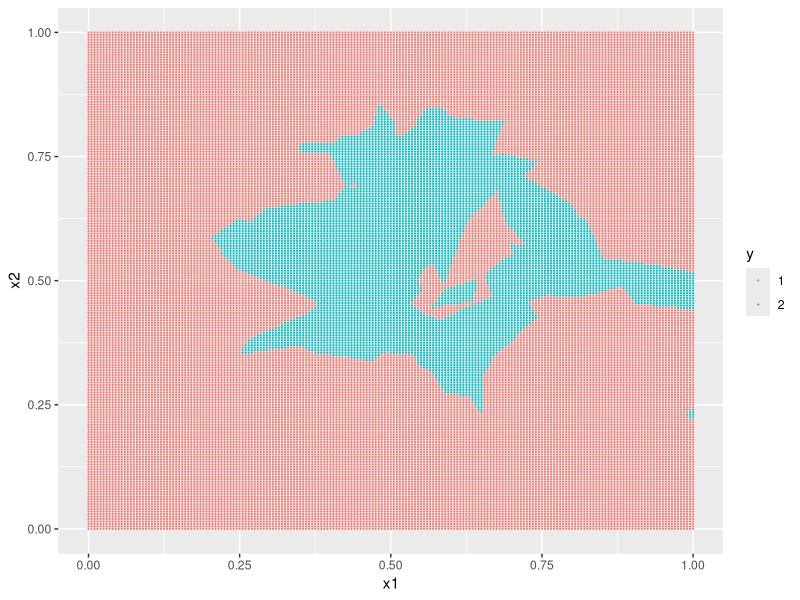
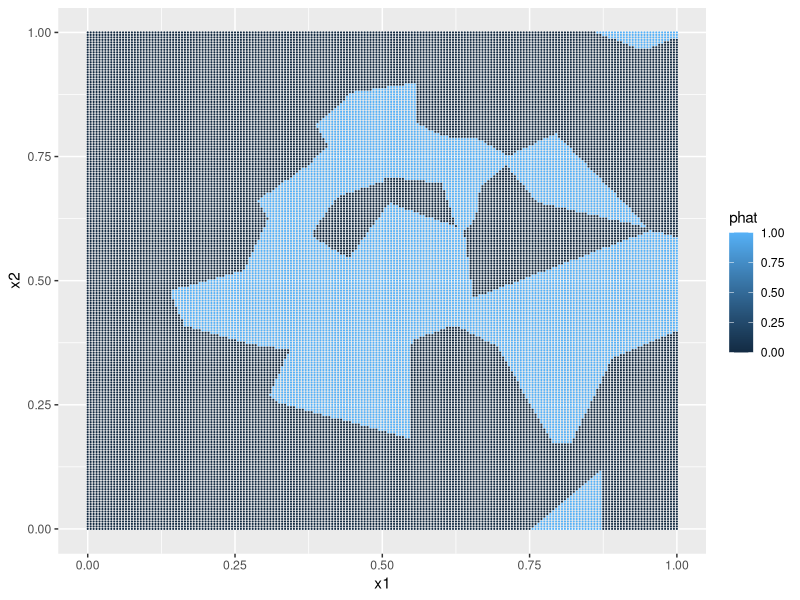
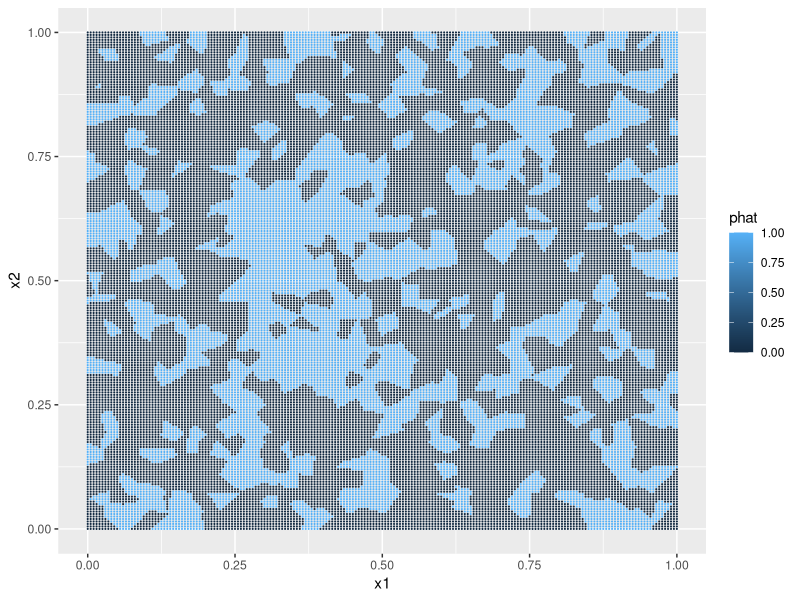
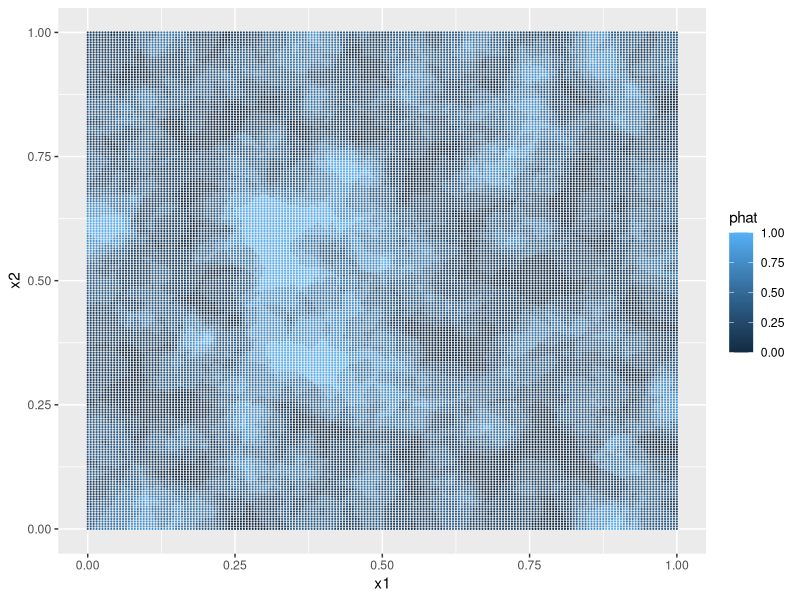
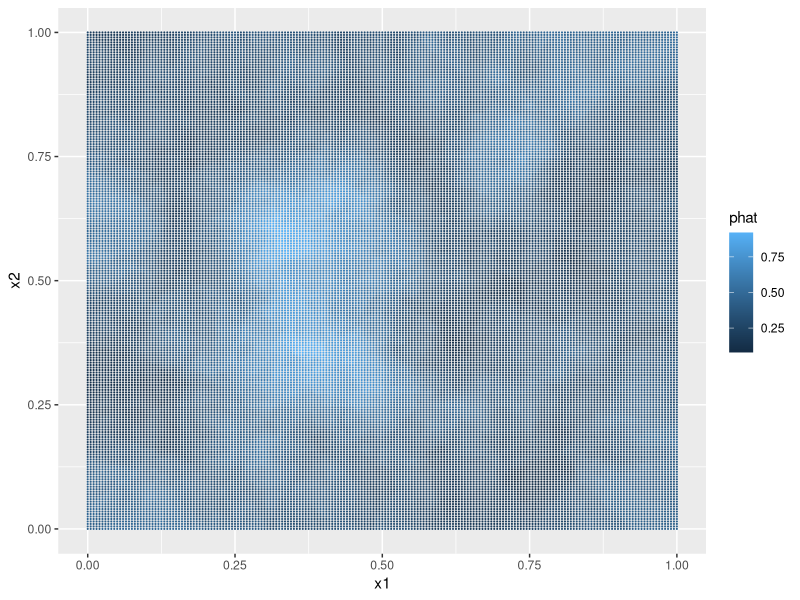
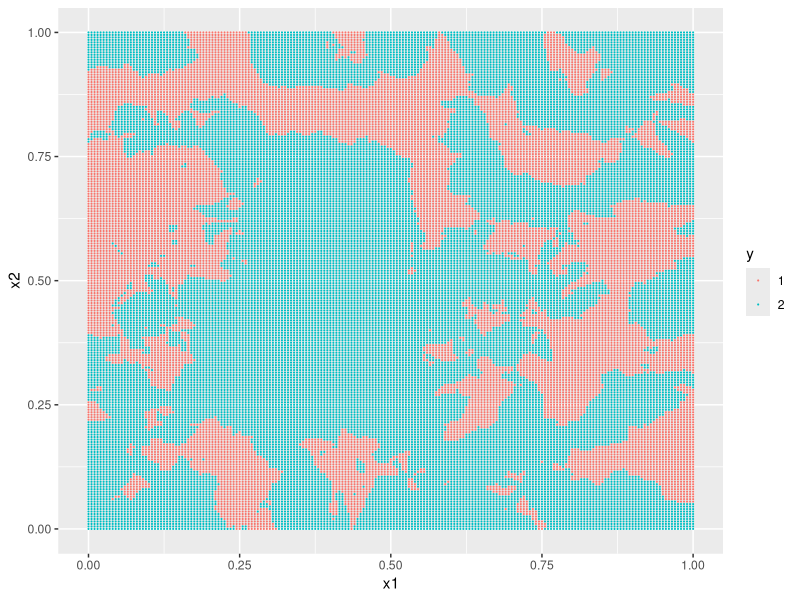
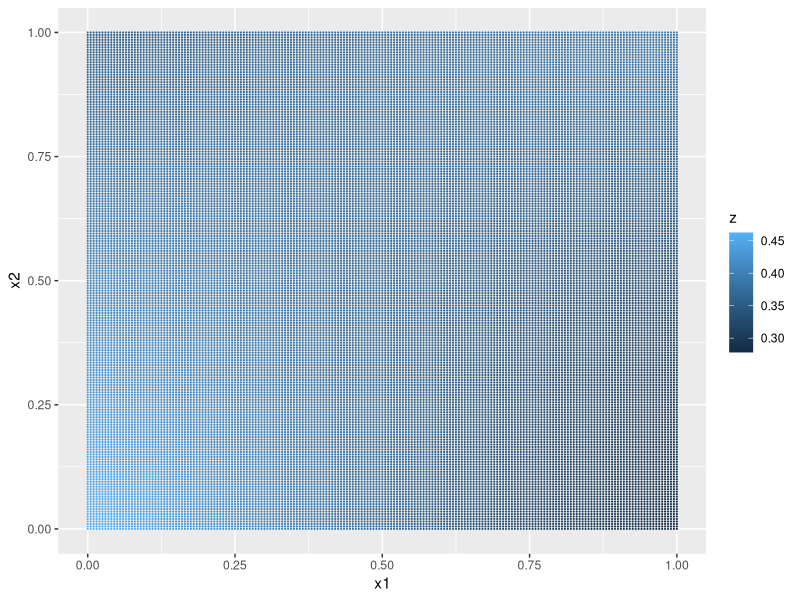

The R script that drew these images, in order: (Note: this script raises an error after producing the figures.)
## ---- chunk 1
knitr::opts_chunk$set(echo = TRUE)
library(tidyverse)
## ---- chunk 2
n = 50
set.seed(101)
x1 = runif(n)
x2 = runif(n)
prob  = ifelse(x1 < 0.5 & x1 > 0.25 & x2 > 0.25 & x2<0.75,0.8,0.3)
y  = as.factor(rbinom(n,1,prob))
levels(y) = c("1","2")
df = data.frame(y=y,x1=x1,x2=x2)
## ---- chunk 3
knn_pred = function(point,x1,x2,y,k) {
  dists = sqrt((x1-point[1])^2+(x2-point[2])^2) #Find all distances to current obs
  bound = sort(dists)[k]                #Find kth smallest distance
  indices = which(dists <= bound)       #Find which obs have dists 1:k
  outcomes = as.integer(y[indices])     #Find corresponding outcomes y
  round(mean(outcomes)) #Taking advantage of 2 outcomes. If more 2s, this gives 2, if more 1s this gives 1. 
}
## ---- chunk 4
grid.fineness = 201
sequence = seq(0,1,length.out=grid.fineness)
grid = expand.grid(sequence,sequence)
colnames(grid) = c("x1","x2")
yhat = apply(grid,1,knn_pred,x1=x1,x2=x2,y=y,k=5)
yhat = as.factor(yhat)
## ---- chunk 5
df = as.data.frame(grid)
df$y = yhat
ggplot(df,aes(x=x1,y=x2,col=y))+geom_point(size=0.08)
## ---- chunk 6
knn_prob = function(point,x1,x2,y,k) {
  dists = sqrt((x1-point[1])^2+(x2-point[2])^2) #Find all distances to current obs
  bound = sort(dists)[k]                #Find kth smallest distance
  indices = which(dists <= bound)       #Find which obs have dists 1:k
  outcomes = as.integer(y[indices])     #Find corresponding outcomes y
  mean(outcomes)-1 #Taking advantage of 2 outcomes.
}
## ---- chunk 7
phat = apply(grid,1,knn_prob,x1=x1,x2=x2,y=y,k=1)
df$phat = phat
ggplot(df,aes(x=x1,y=x2,col=phat))+geom_point(size=0.08)
## ---- chunk 8
set.seed(101)
## ---- chunk 9
n=1000
x1 = runif(n)
x2 = runif(n)
prob  = ifelse(x1 < 0.5 & x1 > 0.25 & x2 > 0.25 & x2<0.75, 0.8, 0.3)
y  = as.factor(rbinom(n,1,prob))
levels(y) = c("1","2")
df1 = data.frame(y=y,x1=x1,x2=x2)

grid.fineness = 201
sequence = seq(0,1,length.out=grid.fineness)
grid = expand.grid(sequence,sequence)
colnames(grid) = c("x1","x2")
yhat = apply(grid,1,knn_pred,x1=x1,x2=x2,y=y,k=1)
yhat = as.factor(yhat)

df = as.data.frame(grid)
df$y = yhat

phat = apply(grid,1,knn_prob,x1=x1,x2=x2,y=y,k=1)
df$phat = phat
ggplot(df,aes(x=x1,y=x2,col=phat))+geom_point(size=0.08)
## ---- chunk 10
yhat = apply(grid,1,knn_pred,x1=x1,x2=x2,y=y,k=5)
yhat = as.factor(yhat)
df$y = yhat
phat = apply(grid,1,knn_prob,x1=x1,x2=x2,y=y,k=5)
df$phat = phat

ggplot(df,aes(x=x1,y=x2,col=phat))+geom_point(size=0.08)
## ---- chunk 11
yhat = apply(grid,1,knn_pred,x1=x1,x2=x2,y=y,k=25)
yhat = as.factor(yhat)
df$y = yhat
phat = apply(grid,1,knn_prob,x1=x1,x2=x2,y=y,k=25)
df$phat = phat

ggplot(df,aes(x=x1,y=x2,col=phat))+geom_point(size=0.08)
## ---- chunk 12
n=1000
x1 = runif(n)
x2 = runif(n)
prob  = ifelse(x1 < 0.5 & x1 > 0.25 & x2 > 0.25 & x2<0.75, 0.8, 0.3)
y  = as.factor(rbinom(n,1,prob))
levels(y) = c("1","2")
df = data.frame(y=y,x1=x1,x2=x2)

knn_pred = function(point,x1,x2,y,k) {
  dists = sqrt((x1-point[1])^2+(x2-point[2])^2) #Find all distances to current obs
  bound = sort(dists)[k]                #Find kth smallest distance
  indices = which(dists <= bound)       #Find which obs have dists 1:k
  outcomes = as.integer(y[indices])     #Find corresponding outcomes y
  round(mean(outcomes)) #Taking advantage of 2 outcomes. If more 2s, this gives 2, if more 1s this gives 1. 
}

grid.fineness = 201
sequence = seq(0,1,length.out=grid.fineness)
grid = expand.grid(sequence,sequence)
colnames(grid) = c("x1","x2")

phat = apply(grid,1,knn_prob,x1=x1,x2=x2,y=y,k=10)
yhat = as.factor((phat >= 0.2)+1)

df_grid = data.frame(x1=grid$x1,
                     x2=grid$x2,
                     y=yhat,
                     p=phat)
ggplot(df_grid,aes(x=x1,y=x2,col=y))+geom_point(size=0.08)
## ---- chunk 13
set.seed(101)

n=1000
x1 = runif(n)
x2 = runif(n)
prob  = ifelse(x1 < 0.5 & x1 > 0.25 & x2 > 0.25 & x2<0.75, 0.8, 0.3)
y  = as.factor(rbinom(n,1,prob))
levels(y) = c("1","2")
df = data.frame(y=y,x1=x1,x2=x2)
dfp = df[c(-1)]

x = glm(y ~ x1 + x2 + x1:x2, data=df, family='binomial')

grid.fineness = 201
sequence = seq(0,1,length.out=grid.fineness)
grid = expand.grid(sequence,sequence)
colnames(grid) = c("x1","x2")
grid <- grid %>% 
  mutate(z = predict(x, newdata=grid, "response"))
ggplot(grid,aes(x=x1,y=x2,col=z))+geom_point(size=0.08)
## ---- chunk 14
roc = function(p,y, ...){
  y = factor(y)
  n = length(p)
  p = as.vector(p)
  probs = seq(0,1,length=1001)
  mat = matrix(rep(probs,n),ncol=length(probs),byrow=TRUE)
  Q = p > mat
  specificity = colMeans(!Q[y==levels(y)[1],])
  sensitivity = colMeans(Q[y==levels(y)[2],])
  plot(1-specificity, sensitivity, type="l", ...)
  abline(a=0,b=1,lty=2,col=8)
}

thresholds = seq(0,1,length.out=6)
Q = phat > matrix(rep(thresholds,n),ncol=length(thresholds),byrow=TRUE)

max.i = 1
specificity = colMeans(!Q[y==levels(y)[1],])[1:max.i]
sensitivity = colMeans(Q[y==levels(y)[2],])[1:max.i]
## ---- chunk 15
max.i = 2
specificity = colMeans(!Q[y==levels(y)[1],])[1:max.i]
sensitivity = colMeans(Q[y==levels(y)[2],])[1:max.i]
plot(1-specificity,sensitivity,type="b",xlim=c(0,1),ylim=c(0,1),lwd=2)
abline(a=0,b=1,lty=2,col=8)
## ---- chunk 16
# x1,x2,y from your sample with 1k observations need to exist to run this.
set.seed(101)
z = ifelse((x1>0.8 | x2 < 0.4),rbinom(length(y),1,0.8),(y==1)*2)
